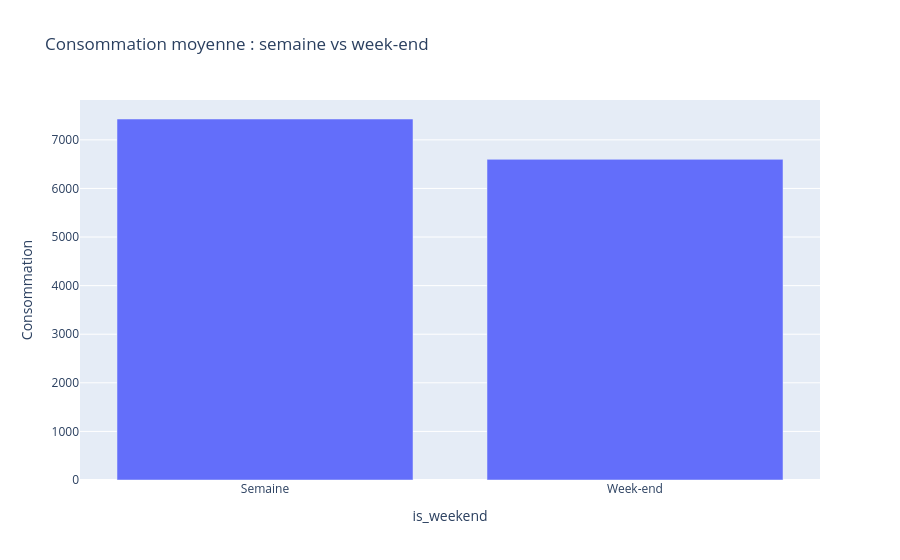

The code cell stored with this chart in its notebook:
### Code cell
# Semaine vs week-end
df_week = (
    df.dropna(subset=["is_weekend","Consommation"])
      .groupby("is_weekend", as_index=False)["Consommation"].mean()
      .replace({"is_weekend": {True: "Week-end", False: "Semaine"}})
)
fig4 = px.bar(df_week, x="is_weekend", y="Consommation",
              title="Consommation moyenne : semaine vs week-end")
fig4.show()

### Figure 1 — Plotly figure (JSON) as saved in the notebook; plotly's stock layout.template omitted (floating-point values rounded to 4 significant figures)
{"data": [{"alignmentgroup": "True", "hovertemplate": "is_weekend=%{x}<br>Consommation=%{y}<extra></extra>", "legendgroup": "", "marker": {"color": "#636efa", "pattern": {"shape": ""}}, "name": "", "offsetgroup": "", "orientation": "v", "showlegend": false, "textposition": "auto", "type": "bar", "x": ["Semaine", "Week-end"], "xaxis": "x", "y": [7429.0, 6599.0], "yaxis": "y"}], "layout": {"barmode": "relative", "legend": {"tracegroupgap": 0}, "title": {"text": "Consommation moyenne : semaine vs week-end"}, "xaxis": {"anchor": "y", "domain": [0, 1], "title": {"text": "is_weekend"}}, "yaxis": {"anchor": "x", "domain": [0, 1], "title": {"text": "Consommation"}}}}
